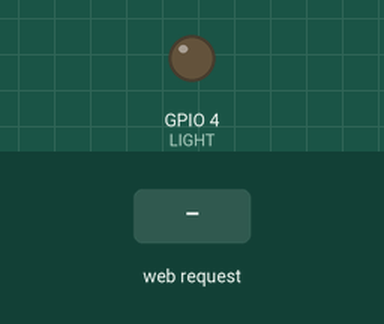
Simulated run of this sketch. Board: ESP8266 (NodeMCU). Shown: output pins drawn as LEDs (lit = HIGH). Inputs (shaded band) come from the test bench.

Above: at 2.2 s.
2.3 s: HTTP request GET / received
At 2.6 s:
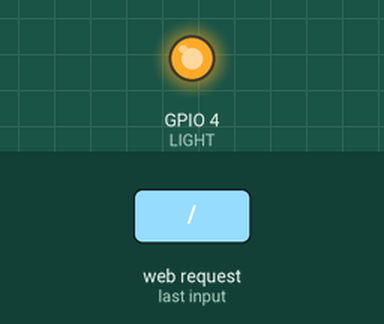
Timing chart, 0 to 5.3 s (numbered marks = the images above; inputs shaded):
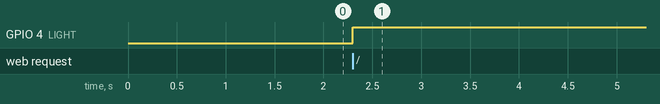

Measured:
- after the input at 2.3 s, GPIO 4 (LIGHT): LOW → HIGH at once

The sketch:

WiFiAccessLight.ino
```cpp
#include <ESP8266WiFi.h>
#include <WiFiClient.h>
#include <ESP8266WebServer.h>

/* Set these to your desired credentials. */
const char *ssid = "ESPap";
const char *password = "thereisnospoon";

#define LIGHT 4

ESP8266WebServer server(80);
int lightState = 0;

/* Just a little test message.  Go to http://192.168.4.1 in a web browser
 * connected to this access point to see it.
 */
void handleRoot() {
  lightState = 1 - lightState;
	server.send(200, "text/html", "<h1>You are connected</h1>");
  digitalWrite(LIGHT, lightState);
}

void setup() {
	delay(1000);
//	Serial.begin(115200);
//	Serial.println();
//	Serial.print("Configuring access point...");
	/* You can remove the password parameter if you want the AP to be open. */
	WiFi.softAP(ssid, password);

	IPAddress myIP = WiFi.softAPIP();
//	Serial.print("AP IP address: ");
//	Serial.println(myIP);
	server.on("/", handleRoot);
	server.begin();
//	Serial.println("HTTP server started");
  pinMode(LIGHT, OUTPUT);
}

void loop() {
	server.handleClient();
}
```
